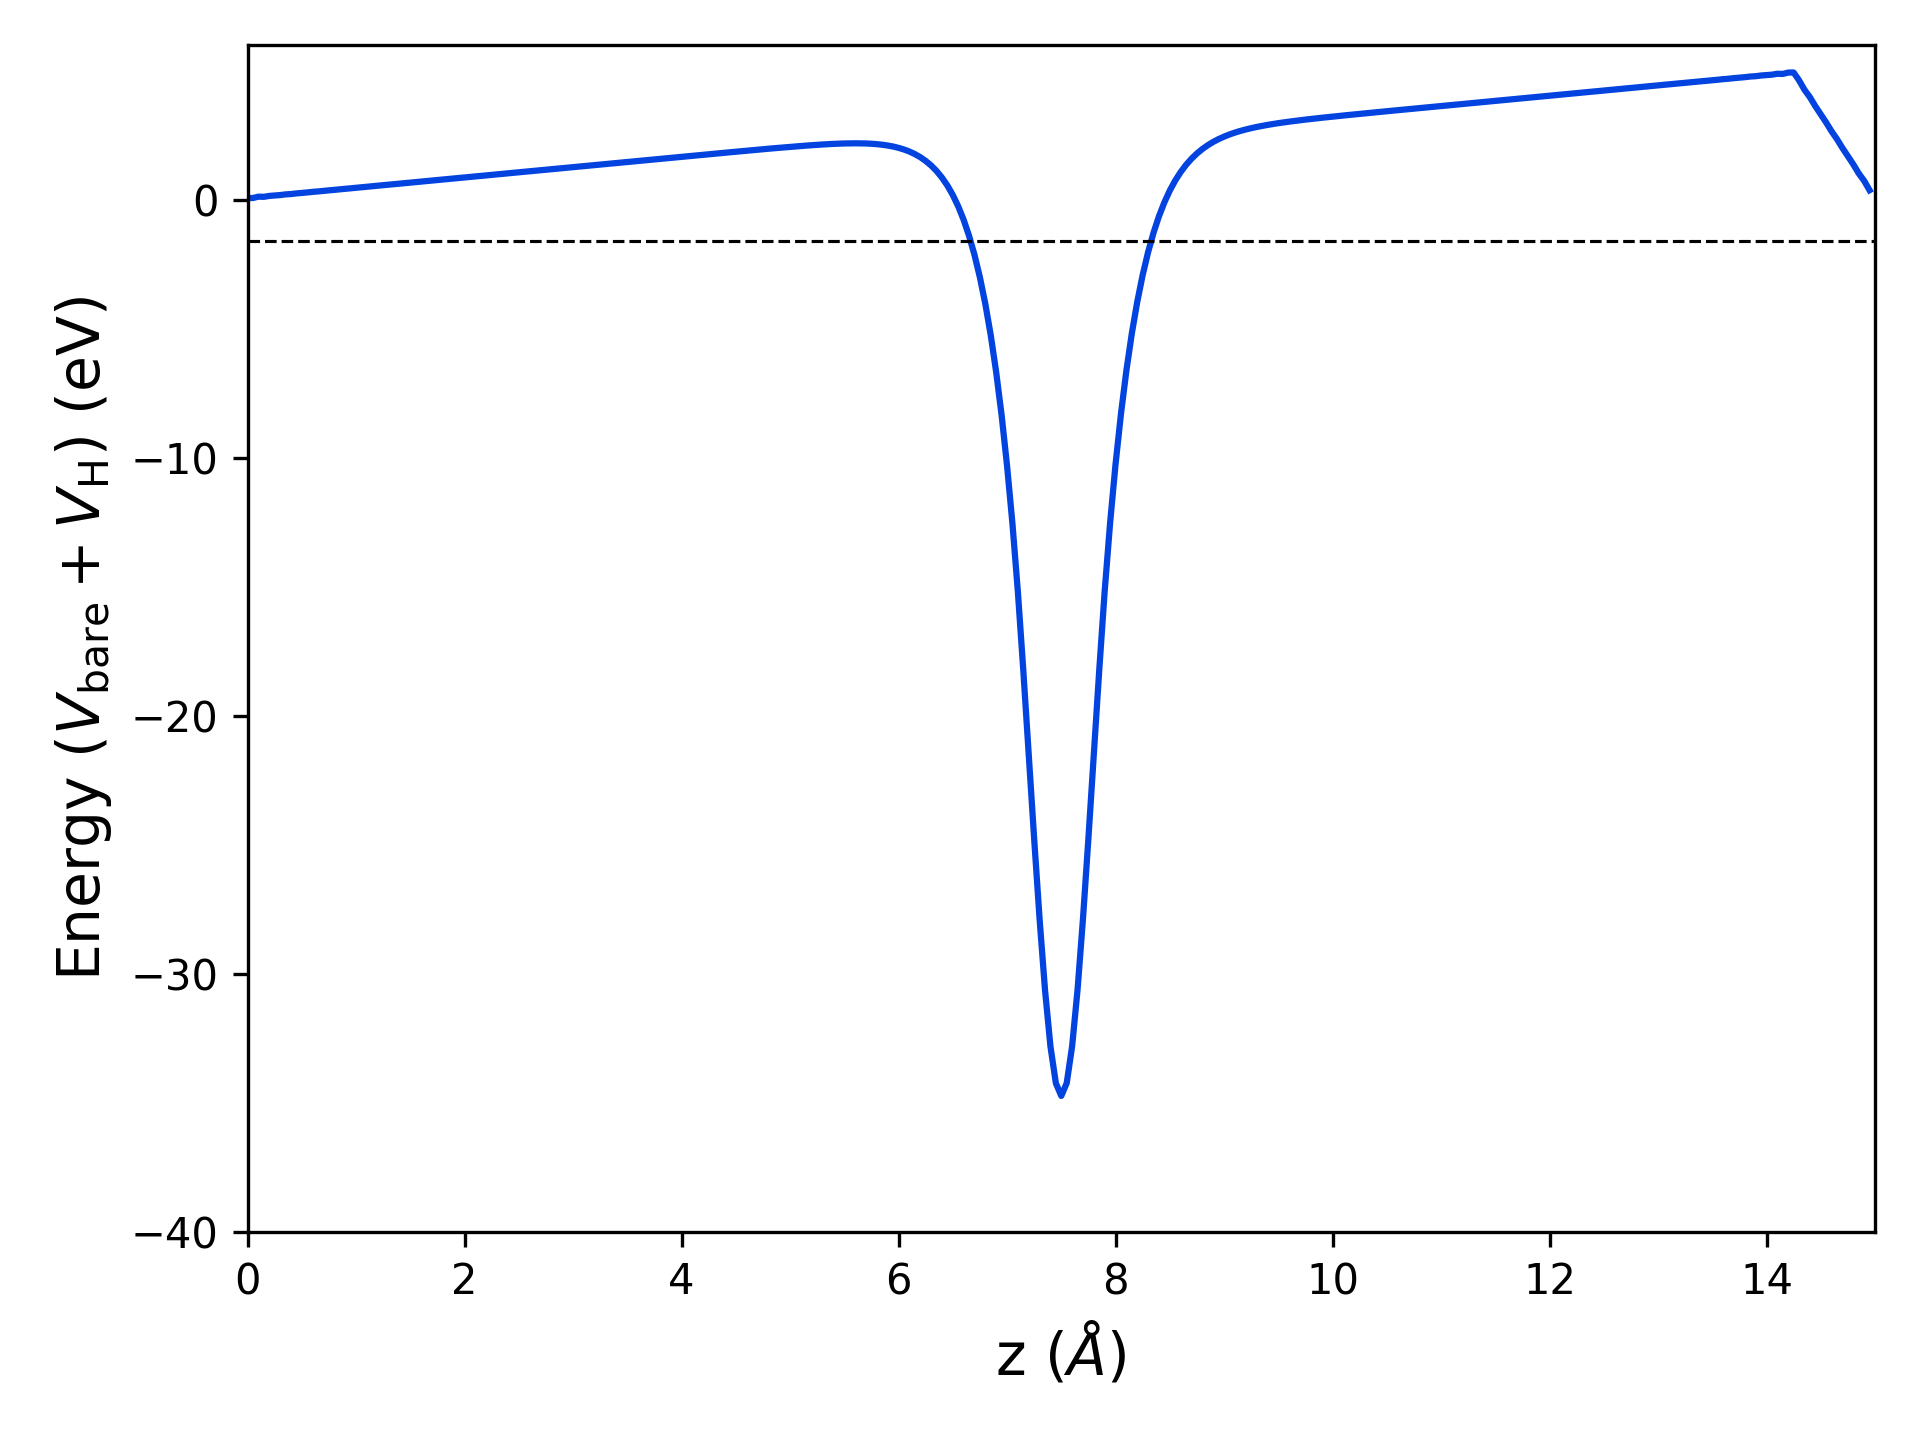

Write Python code to recreate this figure.
import matplotlib.pyplot as plt
import numpy as np

# Load data
z, V = np.loadtxt('avg.dat', usecols=(0,1), unpack=True)

au2a = 0.529177249 # Convert a.u. to Angstrom
ry2ev = 13.605698066 # Convert Ry to eV


plt.plot(z*au2a, V*ry2ev, c='xkcd:blue')

#plt.plot(z*au2a, V, c='xkcd:blue')

# Plot a dashed line at zero
plt.axhline(-1.59789008, linestyle='--', linewidth=0.75, color='xkcd:black')

plt.xlim(0, 15)
plt.ylim(-40, 6)

#plt.ylim(-4, 4)

plt.xlabel('z ($\\AA$)', fontsize=14)
plt.ylabel(r'Energy ($V_{\mathrm{bare}} + V_{\mathrm{H}}$) (eV)', fontsize=14)

#plt.ylabel(r'Energy ($V_{\mathrm{bare}} + V_{\mathrm{H}}$) (Ry)', fontsize=14)

plt.tight_layout()
plt.savefig('potential.png', dpi=300)
